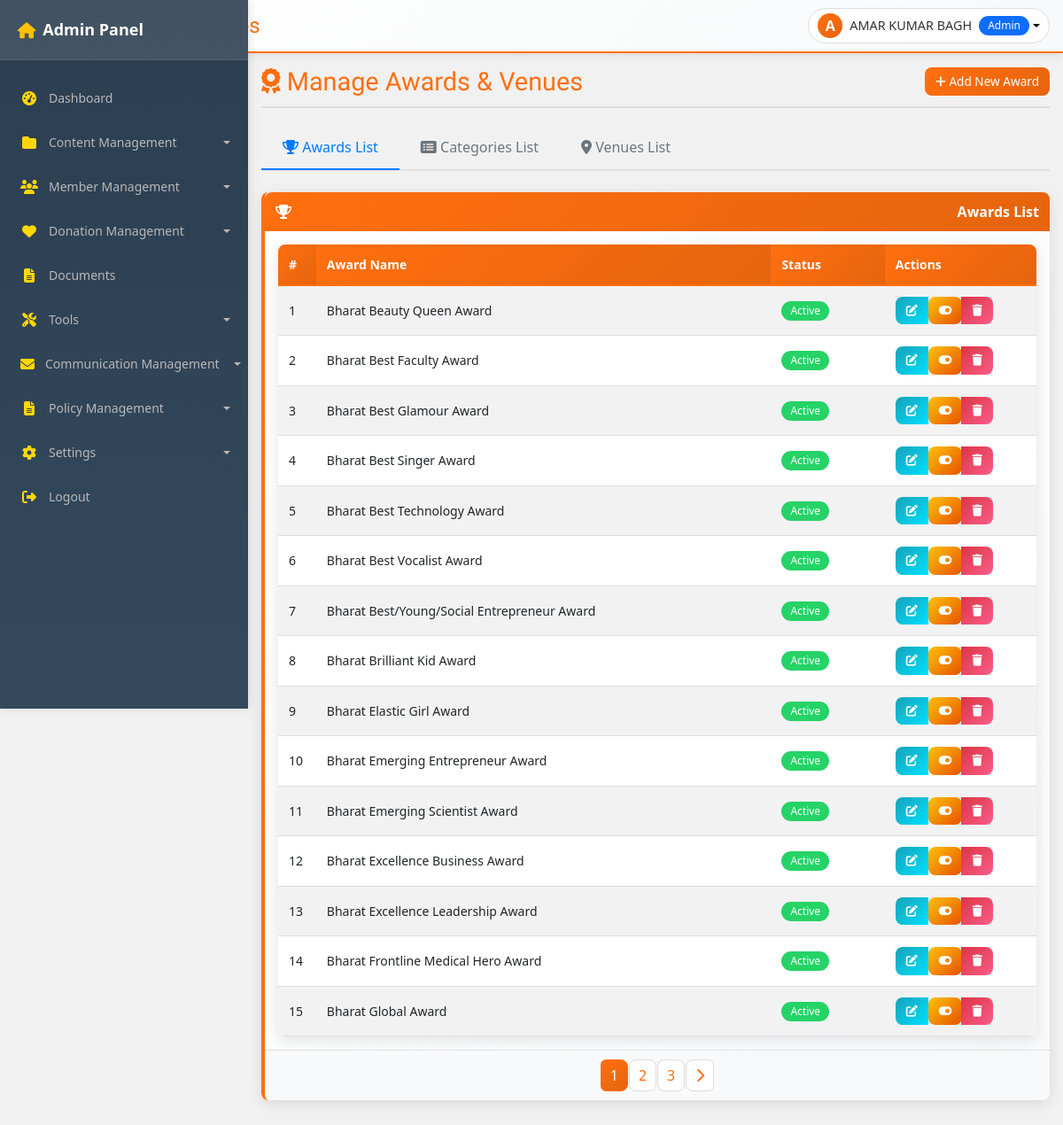
Page /admin/manage-awards-venues.php (signed in) on the committed database.
### tables this page shows
CREATE TABLE `awards_list` (
  `id` int(11) NOT NULL,
  `award_name` varchar(255) NOT NULL,
  `status` enum('active','inactive') DEFAULT 'active',
  `created_at` timestamp NULL DEFAULT current_timestamp()
);

### admin/manage-awards-venues.php (the view, shortened to what this page needs)
<?php
require_once 'includes/auth_check.php';
function full_decode($string) {
    $decoded = html_entity_decode((string)$string, ENT_QUOTES, 'UTF-8');
    return $decoded;
}
$activeTab = isset($_GET['tab']) ? sanitizeInput($_GET['tab']) : 'awards';
$action = isset($_GET['action']) ? sanitizeInput($_GET['action']) : 'list';
try {
    $db = getDbConnection();
} catch (PDOException $e) {
    logError("Database connection error: " . $e->getMessage());
    $error = "Database error: " . $e->getMessage();
}
$itemData = null;
$page = isset($_GET['page']) ? (int)$_GET['page'] : 1;
$limit = 15;
$offset = ($page - 1) * $limit;
$awardsItems = [];
$awardsTotalPages = 0;
try {
    $stmt = $db->prepare("SELECT COUNT(*) FROM awards_list");
    $stmt->execute();
    $totalRecords = $stmt->fetchColumn();
    $stmt = $db->prepare("SELECT * FROM awards_list ORDER BY award_name ASC LIMIT :limit OFFSET :offset");
    $stmt->bindValue(':limit', $limit, PDO::PARAM_INT);
    $stmt->bindValue(':offset', $offset, PDO::PARAM_INT);
    $stmt->execute();
    $rawAwardsItems = $stmt->fetchAll(PDO::FETCH_ASSOC);
    foreach ($rawAwardsItems as $item) {
        $cleaned = [];
        foreach ($item as $k => $v) {
            $cleaned[$k] = full_decode($v);
        }
        $awardsItems[] = $cleaned;
    }
    $awardsTotalPages = ceil($totalRecords / $limit);
} catch (PDOException $e) {
    logError("Database query error for awards_list: " . $e->getMessage());
    $error = "Database error: " . $e->getMessage();
}
include 'includes/header.php';
?>
<?php include 'includes/sidebar.php'; ?>
<div class="admin-content">
    <?php include 'includes/topbar.php'; ?>
    <div class="main-content">
        <div class="page-header">
            <h1 class="page-title">
                <i class="fas fa-award"></i> Manage Awards & Venues
            </h1>
            <div class="page-actions">
                <?php if ($action === 'add' || $action === 'edit'): ?>
                    <a href="manage-awards-venues.php?tab=<?php echo $activeTab; ?>" class="btn btn-secondary">
                        <i class="fas fa-arrow-left"></i> Back
                    </a>
                <?php else: ?>
                    <a href="manage-awards-venues.php?tab=<?php echo $activeTab; ?>&action=add" class="btn btn-primary">
                        <i class="fas fa-plus"></i> Add New <?php echo ucfirst($activeTab === 'venues' ? 'Venue' : ($activeTab === 'categories' ? 'Category' : 'Award')); ?>
                    </a>
                <?php endif; ?>
            </div>
        </div>
        <?php if ($action === 'add' || $action === 'edit'): ?>
            <div class="admin-card">
                <div class="card-header">
                    <i class="fas fa-<?php echo $action === 'add' ? 'plus' : 'edit'; ?>"></i>
                    <?php echo ($action === 'add') ? "Add New" : "Edit"; ?>
                    <?php echo ucfirst($activeTab === 'venues' ? 'Venue' : ($activeTab === 'categories' ? 'Category' : 'Award')); ?>
                </div>
                <div class="card-body">
                    <form method="post">
                        <input type="hidden" name="action" value="<?php echo $action; ?>">
                        <input type="hidden" name="item_type" value="<?php echo $activeTab; ?>">
                        <input type="hidden" name="csrf_token" value="<?php echo htmlspecialchars(generateCSRF(), ENT_QUOTES, 'UTF-8'); ?>">
                        <?php if ($action === 'edit'): ?>
                            <input type="hidden" name="item_id" value="<?php echo $itemData['id']; ?>">
                        <?php endif; ?>
                        <div class="row">
                            <div class="col-md-8">
                                <div class="mb-3">
                                    <label for="name" class="form-label">
                                        <?php echo ucfirst($activeTab === 'venues' ? 'Venue' : ($activeTab === 'categories' ? 'Category' : 'Award')); ?> Name
                                        <span class="text-danger">*</span>
                                    </label>
                                    <input type="text" class="form-control" id="name" name="name"
                                           value="<?php echo htmlspecialchars($itemData[$activeTab === 'venues' ? 'venue_name' : ($activeTab === 'categories' ? 'category_name' : 'award_name')] ?? ''); ?>"
                                           required>
                                </div>
                            </div>
                            <div class="col-md-4">
                                <div class="mb-3">
                                    <label for="status" class="form-label">Status</label>
                                    <select class="form-select" id="status" name="status">
                                        <option value="active" <?php echo (isset($itemData['status']) && $itemData['status'] === 'active') ? 'selected' : ''; ?>>Active</option>
                                        <option value="inactive" <?php echo (isset($itemData['status']) && $itemData['status'] === 'inactive') ? 'selected' : ''; ?>>Inactive</option>
                                    </select>
                                </div>
                            </div>
                        </div>
                        <div class="mt-4">
                            <button type="submit" class="btn btn-primary">
                                <i class="fas fa-save"></i> <?php echo ($action === 'add') ? "Add" : "Update"; ?>
                            </button>
                            <a href="manage-awards-venues.php?tab=<?php echo $activeTab; ?>" class="btn btn-secondary">
                                <i class="fas fa-times"></i> Cancel
                            </a>
                        </div>
                    </form>
                </div>
            </div>
        <?php else: ?>
            <ul class="nav nav-tabs" role="tablist">
                <li class="nav-item" role="presentation">
                    <a class="nav-link <?php echo $activeTab === 'awards' ? 'active' : ''; ?>"
                       href="?tab=awards" role="tab">
                        <i class="fas fa-trophy"></i> Awards List
                    </a>
                </li>
                <li class="nav-item" role="presentation">
                    <a class="nav-link <?php echo $activeTab === 'categories' ? 'active' : ''; ?>"
                       href="?tab=categories" role="tab">
                        <i class="fas fa-list-alt"></i> Categories List
                    </a>
                </li>
                <li class="nav-item" role="presentation">
                    <a class="nav-link <?php echo $activeTab === 'venues' ? 'active' : ''; ?>"
                       href="?tab=venues" role="tab">
                        <i class="fas fa-map-marker-alt"></i> Venues List
                    </a>
                </li>
            </ul>
            <?php if ($activeTab === 'awards'): ?>
                <div class="admin-card">
                    <div class="card-header">
                        <i class="fas fa-trophy"></i> Awards List
                    </div>
                    <div class="card-body">
                        <?php if (count($awardsItems) > 0): ?>
                            <div class="table-responsive">
                                <table class="table table-striped table-hover">
                                    <thead>
                                        <tr>
                                            <th width="5%">#</th>
                                            <th width="60%">Award Name</th>
                                            <th width="15%">Status</th>
                                            <th width="20%">Actions</th>
                                        </tr>
                                    </thead>
                                    <tbody>
                                        <?php foreach ($awardsItems as $index => $item): ?>
                                            <tr>
                                                <td><?php echo $offset + $index + 1; ?></td>
                                                <td><?php echo htmlspecialchars($item['award_name']); ?></td>
                                                <td>
                                                    <span class="badge <?php echo $item['status'] === 'active' ? 'badge-success' : 'badge-warning'; ?>">
                                                        <?php echo ucfirst($item['status']); ?>
                                                    </span>
                                                </td>
                                                <td>
                                                    <div class="btn-group" role="group">
                                                        <a href="manage-awards-venues.php?tab=awards&action=edit&id=<?php echo $item['id']; ?>"
                                                           class="btn btn-sm btn-info" title="Edit">
                                                            <i class="fas fa-edit"></i>
                                                        </a>
                                                        <form method="post" class="d-inline">
                                                            <button type="submit" class="btn btn-sm btn-warning" title="Toggle Status">
                                                                <i class="fas fa-toggle-on"></i>
                                                            </button>
                                                        </form>
                                                        <button type="button" class="btn btn-sm btn-danger"
                                                                onclick="showDeleteModal(<?php echo $item['id']; ?>, '<?php echo htmlspecialchars(addslashes($item['award_name'])); ?>', 'awards')"
                                                                title="Delete">
                                                            <i class="fas fa-trash"></i>
                                                        </button>
                                                    </div>
                                                </td>
                                            </tr>
                                        <?php endforeach; ?>
                                    </tbody>
                                </table>
                            </div>
                        <?php else: ?>
                            <div class="alert alert-info">
                                <i class="fas fa-info-circle"></i> No awards found.
                            </div>
                        <?php endif; ?>
                    </div>
                    <?php if ($awardsTotalPages > 1): ?>
                        <div class="card-footer">
                            <nav aria-label="Page navigation">
                                <ul class="pagination justify-content-center mb-0">
                                    <?php for ($i = max(1, $page - 2); $i <= min($awardsTotalPages, $page + 2); $i++): ?>
                                        <li class="page-item <?php echo $i == $page ? 'active' : ''; ?>">
                                            <a class="page-link" href="?tab=awards&page=<?php echo $i; ?>"><?php echo $i; ?></a>
                                        </li>
                                    <?php endfor; ?>
                                    <?php if ($page < $awardsTotalPages): ?>
                                        <li class="page-item">
                                            <a class="page-link" href="?tab=awards&page=<?php echo $page + 1; ?>">
                                                <i class="fas fa-chevron-right"></i>
                                            </a>
                                        </li>
                                    <?php endif; ?>
                                </ul>
                            </nav>
                        </div>
                    <?php endif; ?>
                </div>
            <?php endif; ?>
        <?php endif; ?>
    </div>
</div>
<?php include 'includes/footer.php'; ?>

### admin/includes/header.php (style rules this page uses)
body { font-family: 'Segoe UI', Tahoma, Geneva, Verdana, sans-serif; }

### admin/manage-awards-venues.php (style rules this page uses)
.nav-tabs { border-bottom: 2px solid #dee2e6; margin-bottom: 1.5rem; }
.nav-tabs .nav-link { border: none; color: #6c757d; padding: 0.75rem 1.5rem; font-weight: 500; transition: all 0.3s; }
.nav-tabs .nav-link.active { color: #007bff; border-bottom: 2px solid #007bff; background: transparent; }
.table-responsive { overflow-x: auto; -webkit-overflow-scrolling: touch; }
.table th, .table td { vertical-align: middle; font-size: 14px; padding: 12px; }
.btn-group .btn { padding: 6px 12px; font-size: 13px; }
.badge { font-size: 12px; padding: 5px 10px; }

### rows in the picture
awards_list: index "1", award_name "Bharat Beauty Queen Award", status "Active"
awards_list: index "2", award_name "Bharat Best Faculty Award", status "Active"
awards_list: index "3", award_name "Bharat Best Glamour Award", status "Active"
awards_list: index "4", award_name "Bharat Best Singer Award", status "Active"
awards_list: index "5", award_name "Bharat Best Technology Award", status "Active"
awards_list: index "6", award_name "Bharat Best Vocalist Award", status "Active"
awards_list: index "7", award_name "Bharat Best/Young/Social Entrepreneur Award", status "Active"
awards_list: index "8", award_name "Bharat Brilliant Kid Award", status "Active"
awards_list: index "9", award_name "Bharat Elastic Girl Award", status "Active"
awards_list: index "10", award_name "Bharat Emerging Entrepreneur Award", status "Active"
awards_list: index "11", award_name "Bharat Emerging Scientist Award", status "Active"
awards_list: index "12", award_name "Bharat Excellence Business Award", status "Active"
awards_list: index "13", award_name "Bharat Excellence Leadership Award", status "Active"
awards_list: index "14", award_name "Bharat Frontline Medical Hero Award", status "Active"
awards_list: index "15", award_name "Bharat Global Award", status "Active"

### other values in the picture
$pageTitle "Manage Awards & Venues"
substr($_SESSION['user_name'], 0, 1) "A"
$_SESSION['user_name'] "AMAR KUMAR BAGH"
$_SESSION['user_type'] "Admin"
